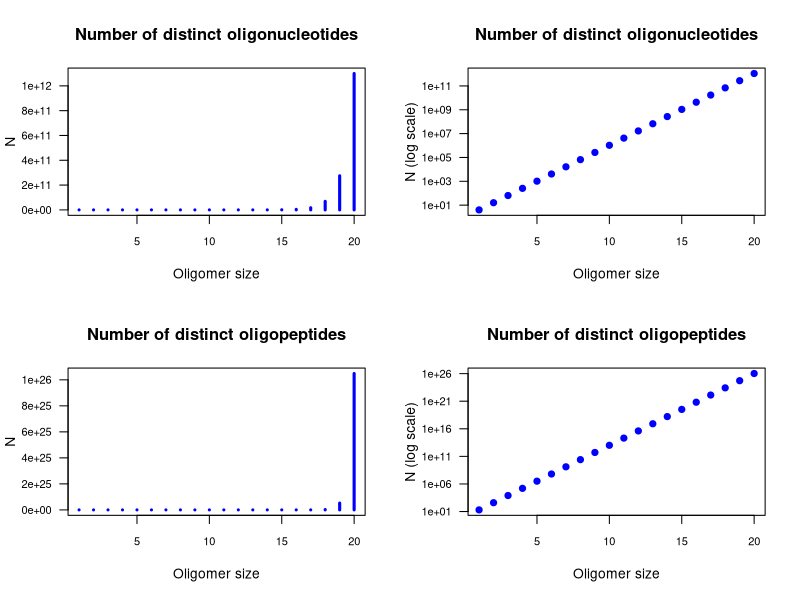
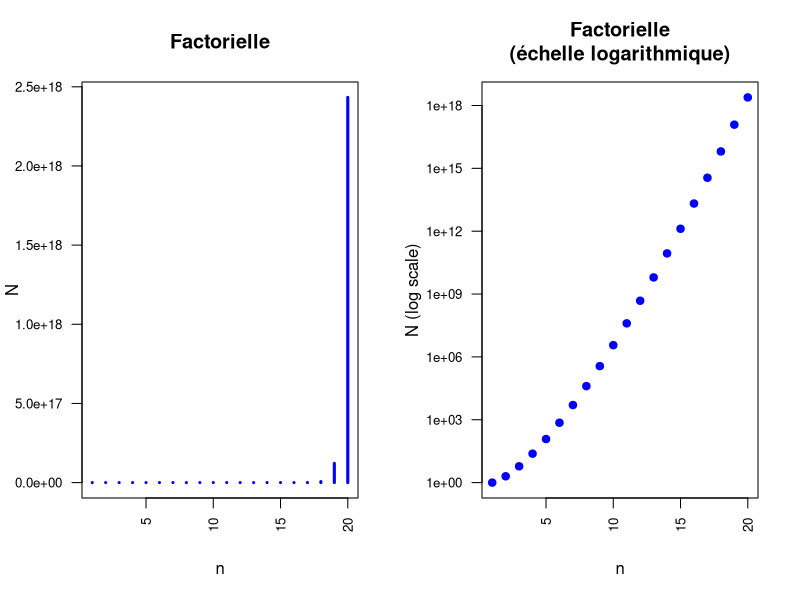

The R script that drew these images, in order:
## ---- chunk 1
library(knitr)
options(width = 300)
knitr::opts_chunk$set(
  fig.width = 7, fig.height = 5, 
  fig.path = 'figures/02_combinatorix_',
  fig.align = "center", 
  size = "tiny", 
  echo = FALSE, eval = TRUE, 
  warning = FALSE, message = FALSE, 
  results = TRUE, comment = "")
# knitr::asis_output("\\footnotesize")

## Library used to draw flow charts
library(DiagrammeR)

## ---- chunk 2
x <- 1:20 ## Oligomer size

par.ori <- par(no.readonly = TRUE)
par(mfrow = c(2,2))
n <- 4 ## Number of distinct residues
N <- n^x
plot(x, N, 
     main = "Number of distinct oligonucleotides",
     xlab = "Oligomer size",
     ylab = "N",
     las = 1, cex.axis = 0.8,
     type = "h", lwd = 3, col = "blue"
)
plot(x, N, 
     main = "Number of distinct oligonucleotides",
     xlab = "Oligomer size",
     ylab = "N (log scale)",
     las = 1, cex.axis = 0.8,
     log = "y",
     type = "p", pch = 19, col = "blue"
     )

## Oliopeptides
n <- 20 ## Number of distinct residues
N <- n^x
plot(x, N, 
     main = "Number of distinct oligopeptides",
     xlab = "Oligomer size",
     ylab = "N",
     las = 1, cex.axis = 0.8,
     type = "h", lwd = 3, col = "blue"
)
plot(x, N, 
     main = "Number of distinct oligopeptides",
     xlab = "Oligomer size",
     ylab = "N (log scale)",
     las = 1, cex.axis = 0.8,
     log = "y",
     type = "p", pch = 19, col = "blue"
)

par(par.ori) ## restore default parameters
## ---- chunk 3
n <- 1:20
N <- factorial(n)
# plot(n,N, log = "y")

par.ori <- par(no.readonly = TRUE)
par(mfrow = c(1,2))
plot(n, N, 
     main = "Factorielle",
     xlab = "n",
     ylab = "N",
     las = 2, cex.axis = 0.8,
     type = "h", lwd = 3, col = "blue"
)
plot(n, N, 
     main = "Factorielle\n(échelle logarithmique)",
     xlab = "n",
     ylab = "N (log scale)",
     las = 2, cex.axis = 0.8,
     log = "y",
     type = "p", pch = 19, col = "blue"
     )
par(par.ori)
## ---- chunk 4

grViz("
digraph combinatorix_flowchart {
  node [shape = diamond, fontname = Helvetica ]
  node [fontcolor = 'orange']
  A [label = 'remise ?']; 
  B [label = 'ordonné ?'];
  D [label = 'ordonné ?']  
  G [label = 'sélection\nexhaustive ?']

  node [shape = 'rectangle', fontcolor = 'black']
  C [label = 'suite\ngéométrique'];
  E [label = 'arrangement']
  F [label = 'combinaison']
  H [label = 'factorielle']

  edge [arrowhead  = 'normal', color = '#00BB00', fontcolor = '#00BB00', label = 'oui']
  A -> B
  B -> C
  D -> G
  G -> H

  edge [arrowhead  = 'normal', color = '#BB0000', fontcolor = '#BB0000', label = 'non']
  A -> D
  D -> F
  G -> E

}
")

## ---- chunk 5
aa.table <- read.delim("amino_acid_table.tsv", sep = "\t")
# kable(aa.table, caption = "Symboles des acides aminés et codons")

aa <- sort(as.vector(aa.table$Symbol))
aa <- aa[aa %in% LETTERS]

cat(sort(rep(aa, times=3)), sep = "")
## ---- chunk 6
cat(sample(rep(aa, times = 3)), sep = "")
cat(sample(rep(aa, times = 3)), sep = "")
cat(sample(rep(aa, times = 3)), sep = "")
